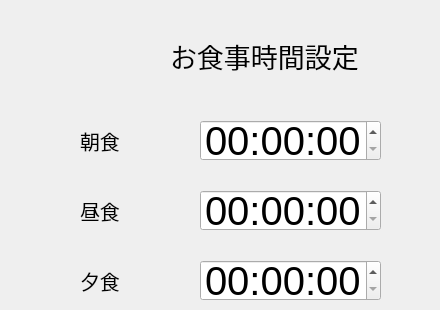
    <widget class="QWidget" name="page_3">
     <widget class="QPushButton" name="pushButton_return_3">
      <property name="geometry">
       <rect>
        <x>10</x>
        <y>20</y>
        <width>121</width>
        <height>71</height>
       </rect>
      </property>
      <property name="text">
       <string/>
      </property>
      <property name="icon">
       <iconset>
        <normaloff>../image/capsule_return.png</normaloff>../image/capsule_return.png</iconset>
      </property>
      <property name="iconSize">
       <size>
        <width>100</width>
        <height>100</height>
       </size>
      </property>
      <property name="flat">
       <bool>true</bool>
      </property>
     </widget>
     <widget class="QLabel" name="label_3">
      <property name="geometry">
       <rect>
        <x>170</x>
        <y>30</y>
        <width>261</width>
        <height>51</height>
       </rect>
      </property>
      <property name="font">
       <font>
        <pointsize>20</pointsize>
       </font>
      </property>
      <property name="text">
       <string>お食事時間設定</string>
      </property>
     </widget>
     <widget class="QLabel" name="label_5">
      <property name="geometry">
       <rect>
        <x>80</x>
        <y>120</y>
        <width>61</width>
        <height>41</height>
       </rect>
      </property>
      <property name="font">
       <font>
        <pointsize>15</pointsize>
       </font>
      </property>
      <property name="text">
       <string>朝食</string>
      </property>
     </widget>
     <widget class="QLabel" name="label_6">
      <property name="geometry">
       <rect>
        <x>80</x>
        <y>190</y>
        <width>61</width>
        <height>41</height>
       </rect>
      </property>
      <property name="font">
       <font>
        <pointsize>15</pointsize>
       </font>
      </property>
      <property name="text">
       <string>昼食</string>
      </property>
     </widget>
     <widget class="QLabel" name="label_7">
      <property name="geometry">
       <rect>
        <x>80</x>
        <y>260</y>
        <width>61</width>
        <height>41</height>
       </rect>
      </property>
      <property name="font">
       <font>
        <pointsize>15</pointsize>
       </font>
      </property>
      <property name="text">
       <string>夕食</string>
      </property>
     </widget>
     <widget class="QTimeEdit" name="timeEdit_breakfast">
      <property name="geometry">
       <rect>
        <x>200</x>
        <y>120</y>
        <width>181</width>
        <height>41</height>
       </rect>
      </property>
      <property name="font">
       <font>
        <pointsize>30</pointsize>
       </font>
      </property>
      <property name="dateTime">
       <datetime>
        <hour>0</hour>
        <minute>0</minute>
        <second>0</second>
        <year>2000</year>
        <month>1</month>
        <day>2</day>
       </datetime>
      </property>
      <property name="maximumDateTime">
       <datetime>
        <hour>23</hour>
        <minute>59</minute>
        <second>59</second>
        <year>2000</year>
        <month>1</month>
        <day>2</day>
       </datetime>
      </property>
     </widget>
     <widget class="QTimeEdit" name="timeEdit_lanch">
      <property name="geometry">
       <rect>
        <x>200</x>
        <y>190</y>
        <width>181</width>
        <height>41</height>
       </rect>
      </property>
      <property name="font">
       <font>
        <pointsize>30</pointsize>
       </font>
      </property>
     </widget>
     <widget class="QTimeEdit" name="timeEdit_dinner">
      <property name="geometry">
       <rect>
        <x>200</x>
        <y>260</y>
        <width>181</width>
        <height>41</height>
       </rect>
      </property>
      <property name="font">
       <font>
        <pointsize>30</pointsize>
       </font>
      </property>
     </widget>
    </widget>
